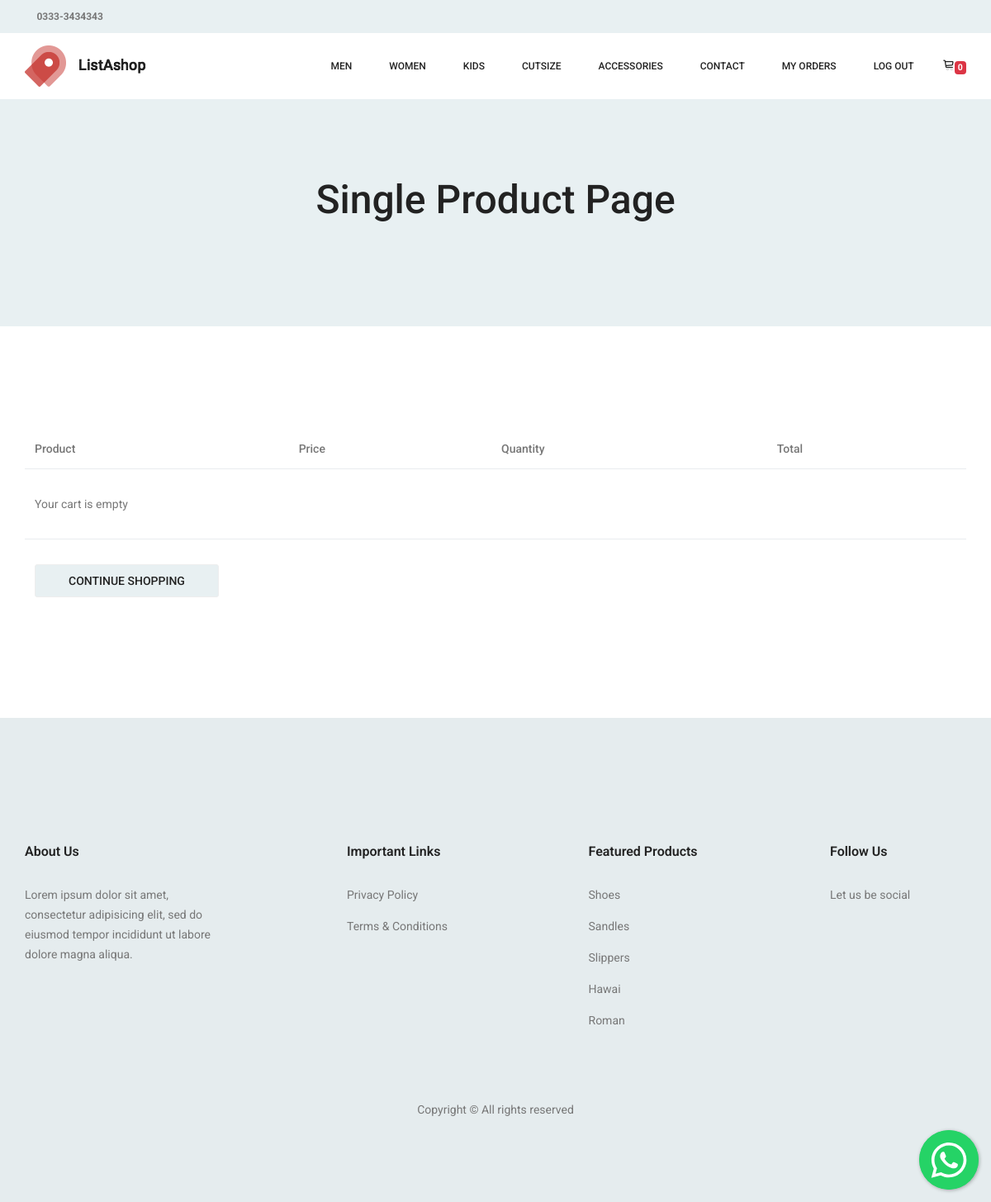
The page /order-summary/ (signed in) on the database as committed earlier.
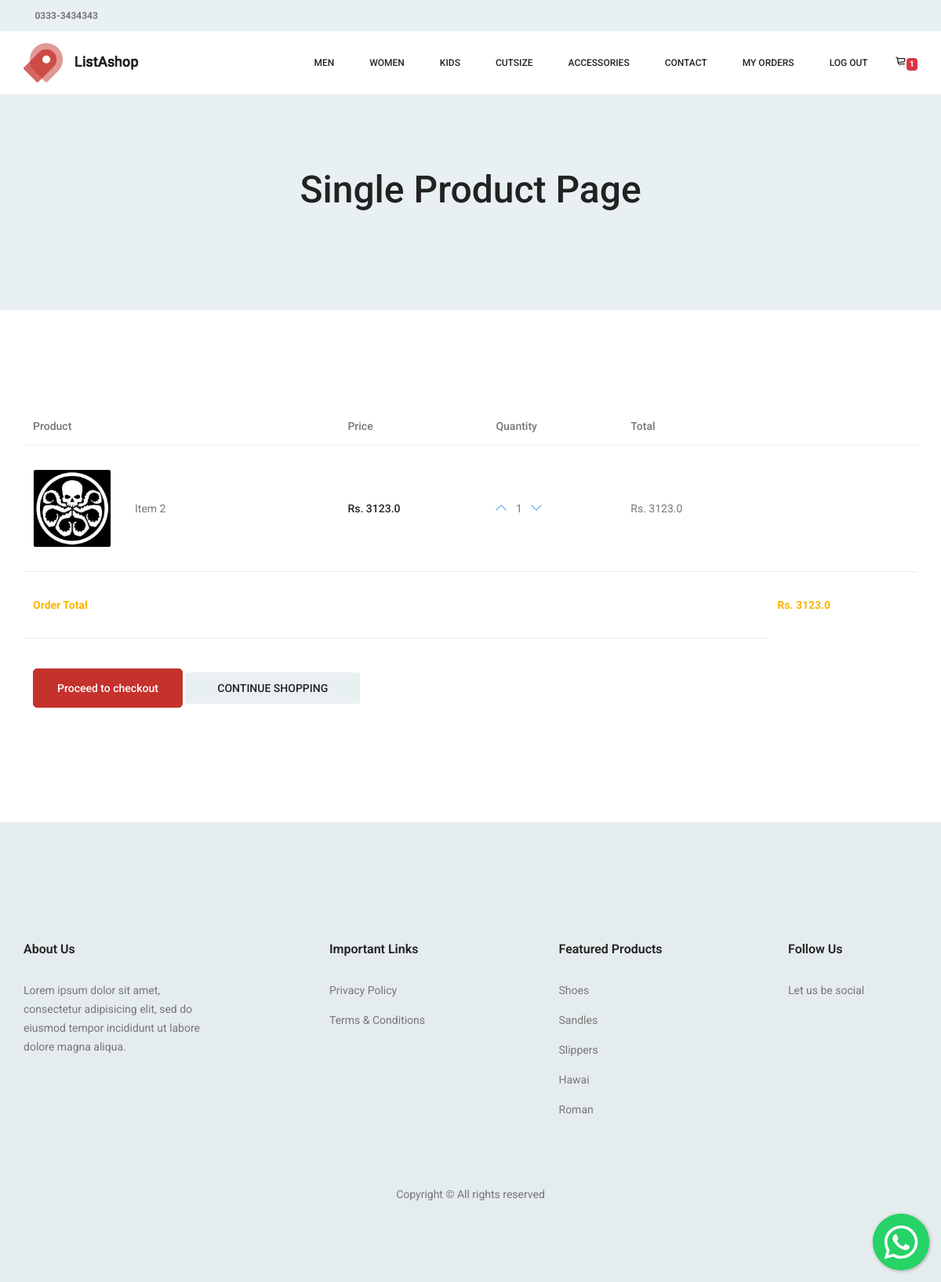
The same page on the database as committed later.
### orders/models.py (models this page shows, shortened)
class Order(models.Model):
    user = models.ForeignKey(settings.AUTH_USER_MODEL,
                             on_delete=models.CASCADE)
    ref_code = models.CharField(max_length=20, blank=True, null=True)
    items = models.ManyToManyField(OrderItem)
    start_date = models.DateTimeField(auto_now_add=True)
    ordered_date = models.DateTimeField()
    ordered = models.BooleanField(default=False)
    shipping_address = models.ForeignKey(
        Address, related_name='shipping_address', on_delete=models.SET_NULL, blank=True, null=True)
    billing_address = models.ForeignKey(
        Address, related_name='billing_address', on_delete=models.SET_NULL, blank=True, null=True)
    being_delivered = models.BooleanField(default=False)
    received = models.BooleanField(default=False)
    refund_requested = models.BooleanField(default=False)
    refund_granted = models.BooleanField(default=False)
    def get_total(self):
        total = 0
        for order_item in self.items.all():
            total += order_item.get_final_price()
        return total

class OrderItem(models.Model):
    user = models.ForeignKey(settings.AUTH_USER_MODEL,
                             on_delete=models.CASCADE)
    ordered = models.BooleanField(default=False)
    item = models.ForeignKey(Item, on_delete=models.CASCADE)
    color = models.CharField(max_length=100, blank=True, null=True)
    size = models.CharField(max_length=100,blank=True,null=True)
    quantity = models.IntegerField(default=1)
    def get_total_item_price(self):
        return self.quantity * self.item.price
    def get_final_price(self):
        if self.item.discount_price:
            return self.get_total_discount_item_price()
        return self.get_total_item_price()

### items/models.py (models this page shows, shortened)
class Item(models.Model):
    title = models.CharField(max_length=100)
    price = models.FloatField()
    discount_price = models.FloatField(blank=True, null=True)
    categories = models.ManyToManyField(Category)
    label = models.ManyToManyField(Label, blank=True)
    accessory_label = models.ManyToManyField(AccessaryLabel, blank=True)
    product_code= models.CharField(max_length=100, blank=True, null=True)
    slug = models.SlugField(blank=True)
    description = models.TextField()
    colors = models.ManyToManyField(Colour, blank=True)
    sizes = models.ManyToManyField(Size, blank=True)
    image = models.ImageField()
    accessory =models.BooleanField(default=False)

### orders/views.py (the view)
# urls.py: path('order-summary/', OrderSummaryView.as_view(), name='order-summary'),
class OrderSummaryView(LoginRequiredMixin, View):
    def get(self, *args, **kwargs):
        try:
            order = Order.objects.get(user=self.request.user, ordered=False)
            context = {
                'object': order,
                'acc_labels': AccessaryLabel.objects.all(),
                'men_links' : Label.objects.filter(categories__name='Men'),
                'women_links' : Label.objects.filter(categories__name='Women'),
                'kids_links' : Label.objects.filter(categories__name='Kids'),
            }
            return render(self.request, 'order_summary.html', context)
        except ObjectDoesNotExist:
            messages.warning(self.request, "You do not have an active order")
            return redirect("/")

### items/models.py (called while the page is built)
    def __str__(self):
        return self.name

    def __str__(self):
        return self.name

### orders/templatetags/cart_template_tags.py (called while the page is built)
@register.filter
def cart_item_count(user):
    if user.is_authenticated:
        qs = Order.objects.filter(user=user, ordered=False)
        if qs.exists():
            return qs[0].items.count()
    return 0

### templates/order_summary.html
{% extends "base.html" %}
{% block content %}
<section class="banner_area">
    <div class="banner_inner d-flex align-items-center">
      <div class="container">
        <div class="banner_content text-center">
          <h2>Single Product Page</h2>
        </div>
      </div>
    </div>
  </section>
<br>
<section class="cart_area">
    <div class="container">
      <div class="cart_inner">
        <div class="table-responsive">
          <table class="table">
            <thead>
              <tr>
                <th scope="col">Product</th>
                <th scope="col">Price</th>
                <th scope="col">Quantity</th>
                <th scope="col">Total</th>
              </tr>
            </thead>
            <tbody>
        {% for order_item in object.items.all %}
              <tr>
                <td>
                  <div class="media">
                    <div class="d-flex">
                      <img src="{{order_item.item.image.url}}" width='100px' alt="">
                    </div>
                    <div class="media-body">
                      <p>{{ order_item.item.title }}</p>
                    </div>
                  </div>
                </td>
                <td>
                  <h5>Rs. {{ order_item.item.price }}</h5>
                </td>
                <td>
                  <div class="product_count">
                <a href="{% url 'orders:remove-single-item-from-cart' order_item.item.slug %}"><i class="lnr lnr-chevron-up mr-2"></i></a>
                {{ order_item.quantity }}
                <a href="{% url 'orders:add-to-cart' order_item.item.slug %}"><i class="lnr lnr-chevron-down ml-2"></i></a>
                  </div>
                </td>
                <td>
            {% if order_item.item.discount_price %}
                Rs. {{ order_item.get_total_discount_item_price }}
                <span class="badge badge-primary">Saving Rs. {{ order_item.get_amount_saved }}</span>
            {% else %}
                Rs. {{ order_item.get_total_item_price }}
            {% endif %}
            </td>
                <td> <a style='color: red;' href="{% url 'orders:remove-from-cart' order_item.item.slug %}">
                <i class="fa fa-remove float-right"></i>
            </a></td>
              </tr>
            {% empty %}
        <tr>
            <td colspan='5'>Your cart is empty</td>
        </tr>
        <tr>
            <td colspan="5">
                  <a class="gray_btn" href="/">Continue Shopping</a>
            </td>
        </tr>
        {% endfor %}
        {% if object.get_total %}
        <tr>
            <td colspan="4"><b>Order Total</b></td>
            <td><b>Rs. {{ object.get_total }}</b></td>
        </tr>
       <tr class="checkout_btn_inner">
                <td colspan='4' >
                  <a class="main_btn mt-2" href="/checkout/">Proceed to checkout</a>
                  <a class="gray_btn mt-2" href="/">Continue Shopping</a>
                </td>
              </tr>
        {% endif %}
            </tbody>
          </table>
        </div>
      </div>
    </div>
  </section>
{% endblock content %}

### templates/base.html (shortened to what this page needs)
{% load static %}
<!DOCTYPE html>
<html lang="en">
<head>
  <link rel="stylesheet" href="{% static 'css/bootstrap.css' %}">
  <link rel="stylesheet" href="{% static 'vendors/linericon/style.css' %}">
  <link rel="stylesheet" href="{% static 'css/font-awesome.min.css' %}">
  <link rel="stylesheet" href="{% static 'vendors/owl-carousel/owl.carousel.min.css' %}">
  <link rel="stylesheet" href="{% static 'vendors/lightbox/simpleLightbox.css' %}">
  <link rel="stylesheet" href="{% static 'vendors/nice-select/css/nice-select.css' %}">
  <link rel="stylesheet" href="{% static 'vendors/animate-css/animate.css' %}">
  <link rel="stylesheet" href="{% static 'vendors/jquery-ui/jquery-ui.css' %}">
  <link rel="stylesheet" href="{% static 'css/style.css' %}">
  <link rel="stylesheet" href="{% static 'css/responsive.css' %}">
  <link rel="stylesheet" href="{% static 'css/floating-wpp.css' %}">
</head>
<body>
      {% include 'navbar.html' %}
    {% block content %}
    {% endblock content %}
    {% include "footer.html" %}
    <div id="WAButton"></div>
</body>
</html>

### templates/navbar.html (shortened to what this page needs)
{% load cart_template_tags %}
{% load static %}
 <header class="header_area">
    <div class="top_menu row m0">
      <div class="container">
        <div class="float-left">
          <span class="font-weight-bold"><i class="fa fa-whatsapp"></i></span>
          <a class="font-weight-bold">0333-3434343</a>
        </div>
        <div class="float-right">
          <ul class="header_social">
            <li><a href="#"><i class="fa fa-facebook"></i></a></li>
            <li><a href="#"><i class="fa fa-instagram"></i></a></li>
          </ul>
        </div>
      </div>
    </div>
    <div class="main_menu">
      <nav class="navbar navbar-expand-lg navbar-light main_box" style='z-index:999'>
        <div class="container">
          <a class="navbar-brand logo_h" href="{% url 'home' %}"><img src="{% static 'img/logo.png' %}" alt=""></a>
          <div class="collapse navbar-collapse offset" id="navbarSupportedContent" style='z-index:999'>
            <ul class="nav navbar-nav menu_nav ml-auto">
              <li class="nav-item submenu dropdown">
                <a href="{% url 'category' category='Men' %}" class="nav-link dropdown-toggle" data-toggle="dropdown" role="button" aria-haspopup="true"
                  aria-expanded="false">Men</a>
              </li>
              <li class="nav-item submenu dropdown">
                <a href="{% url 'category' category='Women' %}" class="nav-link dropdown-toggle" data-toggle="dropdown" role="button" aria-haspopup="true"
                  aria-expanded="false">Women</a>
              </li>
              <li class="nav-item submenu dropdown">
                <a href="#" class="nav-link dropdown-toggle" data-toggle="dropdown" role="button" aria-haspopup="true"
                  aria-expanded="false">Kids</a>
              </li>
               <li class="nav-item submenu dropdown">
                <a href="#" class="nav-link dropdown-toggle" data-toggle="dropdown" role="button" aria-haspopup="true"
                  aria-expanded="false">Cutsize</a>
              </li>
              <li class="nav-item submenu dropdown">
                  <a href="{% url 'accessories' %}" class="nav-link dropdown-toggle" data-toggle="dropdown" role="button" aria-haspopup="true"
                  aria-expanded="false">Accessories</a>
              </li>
              <li class="nav-item"><a class="nav-link" href="{% url 'contact' %}">Contact</a></li>
              {% if user.is_authenticated %}
              <li class="nav-item"><a class="nav-link" href="{% url 'my-orders' %}">My Orders</a></li>
              <li class="nav-item"><a class="nav-link" href="{% url 'account_logout' %}">Log Out</a></li>
              {% else %}
              <li class="nav-item"><a class="nav-link" href="{% url 'account_login' %}">Log In</a></li>
              {% endif %}
            </ul>
            <ul class="nav navbar-nav navbar-right">
              <li class="nav-item"><a href="{% url 'orders:order-summary' %}" class="cart"><i class="lnr lnr lnr-cart"></i><p class='badge badge-danger'>{{ request.user|cart_item_count }} </p></a></li>
            </ul>
          </div>
        </div>
      </nav>
    </div>
  </header>

### templates/footer.html
  <footer class="footer-area">
    <div class="container">
      <div class="row">
        <div class="col-lg-4  col-md-6 col-sm-6">
          <div class="single-footer-widget">
            <h6 class="footer_title">About Us</h6>
            <p>Lorem ipsum dolor sit amet, consectetur adipisicing elit, sed do eiusmod tempor incididunt ut labore
              dolore magna aliqua.</p>
          </div>
        </div>
        <div class="col-lg-3 col-md-6 col-sm-6">
          <div class="single-footer-widget">
            <h6 class="footer_title">Important Links</h6>
            <ul class="list flex-wrap">
              <li class="nav-item"><a href="category.html">Privacy Policy</a></li>
              <li class="nav-item"><a href="single-product.html">Terms & Conditions</a></li>
            </ul>
          </div>
        </div>
        <div class="col-lg-3 col-md-6 col-sm-6">
          <div class="single-footer-widget">
            <h6 class="footer_title">Featured Products</h6>
            <ul class="list flex-wrap">
              <li class="nav-item"><a href="category.html">Shoes</a></li>
              <li class="nav-item"><a href="single-product.html">Sandles</a></li>
              <li class="nav-item"><a href="checkout.html">Slippers</a></li>
              <li class="nav-item"><a href="cart.html">Hawai</a></li>
              <li class="nav-item"><a href="confirmation.html">Roman</a></li>
            </ul>
          </div>
        </div>
        <div class="col-lg-2 col-md-6 col-sm-6">
          <div class="single-footer-widget f_social_wd">
            <h6 class="footer_title">Follow Us</h6>
            <p>Let us be social</p>
            <div class="f_social">
              <a href="#"><i class="fa fa-facebook"></i></a>
              <a href="#"><i class="fa fa-instagram"></i></a>
              <a href="#"><i class="fa fa-whatsapp"></i></a>
            </div>
          </div>
        </div>
      </div>
      <div class="row footer-bottom d-flex justify-content-between align-items-center">
        <p class="col-lg-12 footer-text text-center">
          Copyright &copy; All rights reserved
        </p>
      </div>
    </div>
  </footer>

### templates/scripts.html (shortened to what this page needs)
{% load static %}

### static-storage/css/floating-wpp.css (style rules this page uses)
.floating-wpp { position: fixed; bottom: 15px; left: 15px; font-size: 14px; transition: bottom 0.2s; }

Rows that differ between the two databases and show on the page:
added OrderItem: item.image (picture), item "Item 2", item.price "3123.0", quantity "1", get_total_item_price "3123.0"
now on this page (row edited): Order: get_total "3123.0"
Other text that changed with them:
{{ request.user|cart_item_count }}: "0" → "1"
text no longer shown: "Your cart is empty"
text now shown: "Order Total Rs. Proceed to checkout"
